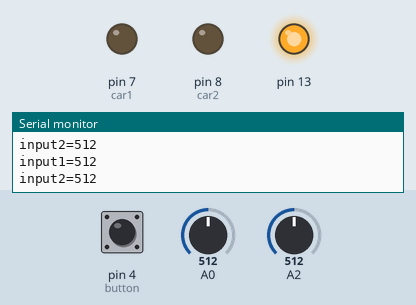
Recording of a sketch running on a simulated Arduino Uno, built with avr-gcc and run on an emulated ATmega328P. On the bench: output pins drawn as LEDs (lit = HIGH), the last lines printed to the serial monitor. The test bench sets the inputs (shaded band); at power-on: A0 = 512, A2 = 512, pin 4 (button) HIGH. Random numbers use the default seed unless the sketch sets one; pins used as bus, display or sensor lines are not drawn.

Above: at 1.2 s.
1.3 s: A0 set to 418
2.8 s: A0 set to 388
At 4.0 s:
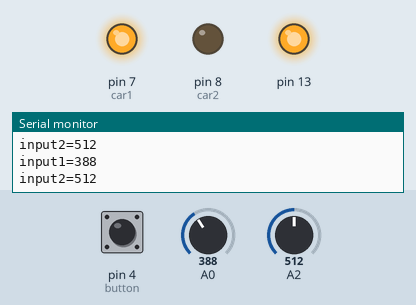
4.3 s: A2 set to 408
5.8 s: A2 set to 381
At 6.6 s:
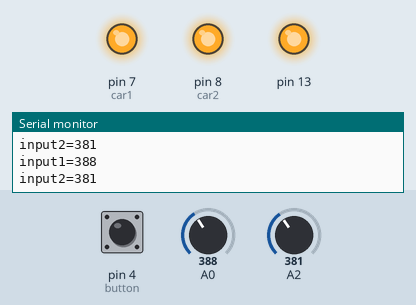
7.3 s: pin 4 (button) pulled LOW for 0.25 s
At 10.1 s:
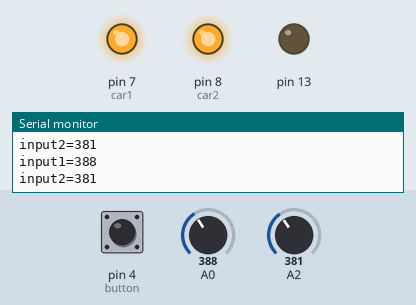
10.5 s: pin 4 (button) pulled LOW for 1 s
At 12.3 s:
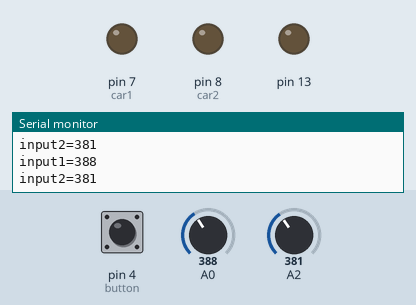
Timing chart, 0 to 14.0 s (numbered marks = the images above; inputs shaded):
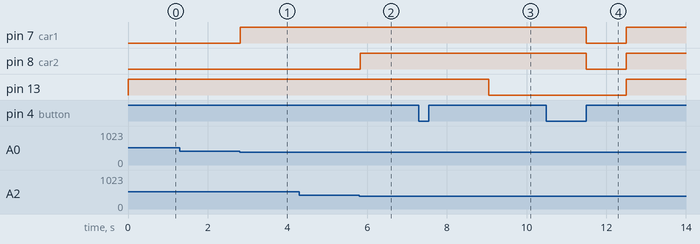

Measured:
- the behaviour switches between 400 and 399 on A0 (found by bisection; images 0 and 1)
- the behaviour switches between 400 and 399 on A2 (found by bisection; images 1 and 2)
- after the input at 2.8 s, pin 7 (car1): LOW → HIGH at once
- after the input at 5.8 s, pin 8 (car2): LOW → HIGH at once
- after the input at 7.3 s, pin 13: HIGH → LOW after 1.8 s
- after the input at 10.5 s, pin 7 (car1), pin 8 (car2): HIGH → LOW after 1.0 s, → HIGH 1.0 s later; pin 13: LOW → HIGH after 2.0 s

The sketch:

eegRacingCar.ino
```cpp
//Initializing the Pin
/*
*  ALL RIGHT RESERVED || ANG JIA YI COPYRIGHT
*/
int ran1;
int ran2;
int power=11;
int car1 = 7;
int car2 = 8;
int button = 4;
int input1 = 0;
int input2 = 0;
int condition = 1;

void setup() {
  // put your setup code here, to run once:
  Serial.begin(9600);
pinMode(car1,OUTPUT);
pinMode(car2,OUTPUT);
pinMode(power,OUTPUT);
pinMode(button,INPUT);
pinMode(13,OUTPUT);
digitalWrite(power,HIGH);
analogWrite(car1,0);
analogWrite(car2,0);
//delay(2000);
}

void loop() {
  // put your main code here, to run repeatedly:

if(digitalRead(button) == LOW)
{
  while(digitalRead(button) ==LOW);
  if(condition == 0)
  {condition = 1;digitalWrite(power,HIGH);analogWrite(car1,0);analogWrite(car2,0);delay(1000);}
  else
  {condition = 0;digitalWrite(power,LOW);delay(1000);}
}

else if(condition==0) //no brain control
{
  ran1=random(150,210);
  ran2=random(150,210);
  analogWrite(car1,ran1);
  analogWrite(car2,ran2);
  delay(500);
  digitalWrite(13,LOW); //led light indicator no brain control 13 light off
}

else if(condition ==1)
{
    digitalWrite(13,HIGH);
    input1=analogRead(A0);
    input2=analogRead(A2);
    Serial.print("input1=");
    Serial.println(input1);
    Serial.print("input2=");
    Serial.println(input2);
    if(input1>400)
    {
      analogWrite(car1,0);
    }
    if(input2>400)
    {
      analogWrite(car2,0);
    }

    if(input1<400 && input1>100)
    {
      analogWrite(car1,160);
    }
    if(input2<400 && input2>100)
    {
      analogWrite(car2,160);
    }
    if(input1<100 && input1>1)
    {
      analogWrite(car1,180);
    }
    if(input2<100 && input2>1)
    {
      analogWrite(car2,180);
    }
    if(input1==0)
    {
      analogWrite(car1,210);
    }
    if(input2==0)
    {
      analogWrite(car2,210);
    }
    delay(200);
}
else
{
  analogWrite(car1,0);
  analogWrite(car2,0);
}
}
```
